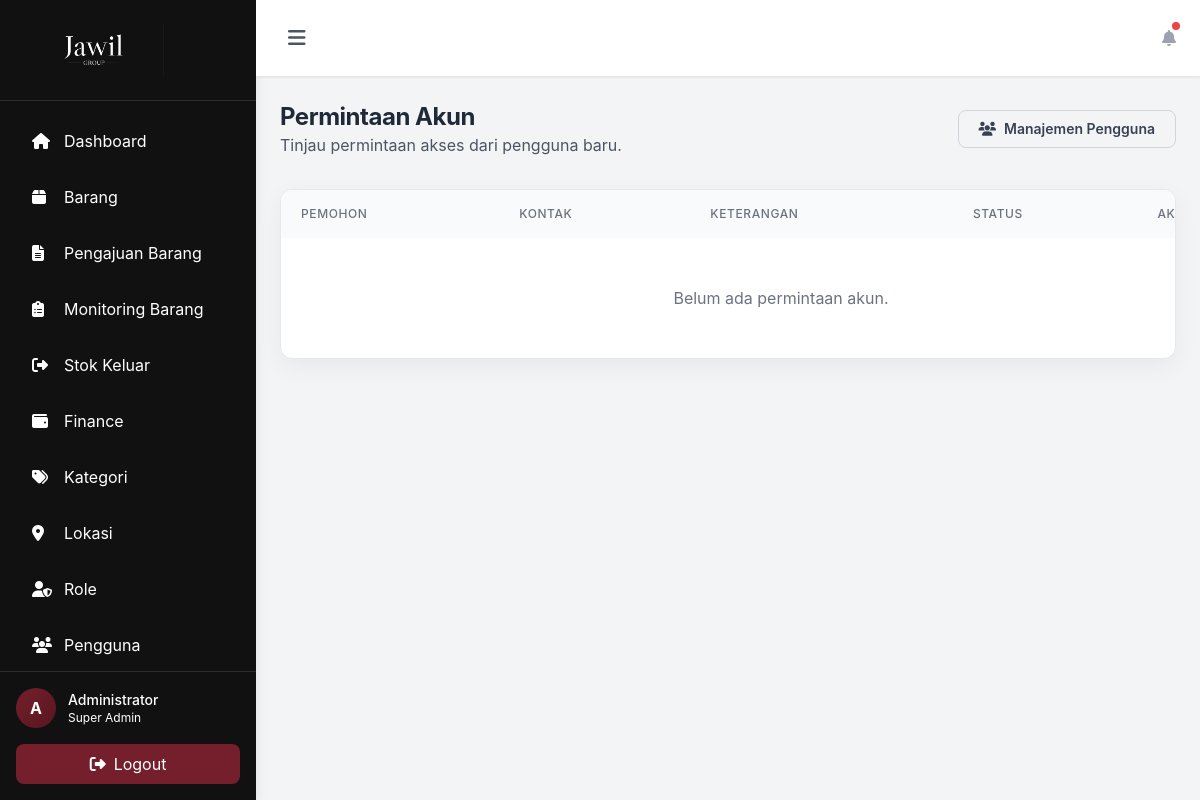
Page /account_requests.php (signed in) on the earlier database version.
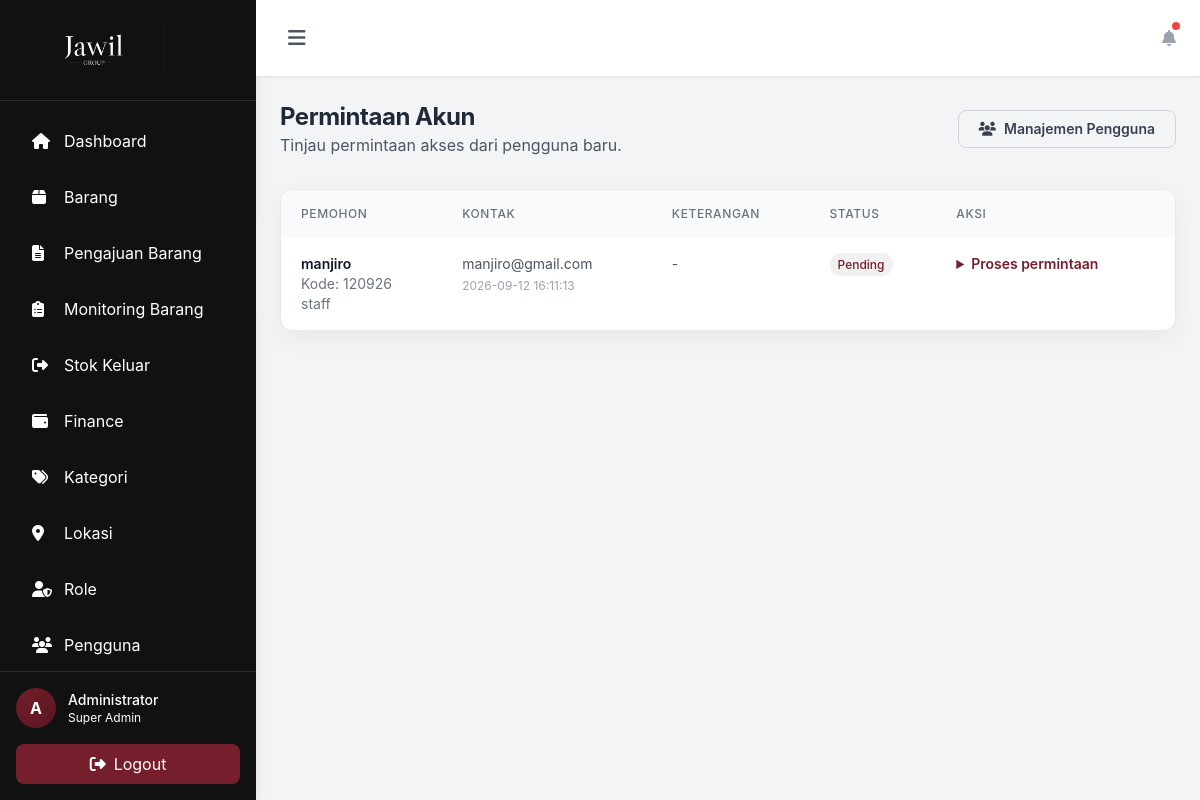
Same page on the later database version.
### tables this page shows
CREATE TABLE `menus` (
  `id` int(11) NOT NULL,
  `menu_name` varchar(50) NOT NULL,
  `menu_label` varchar(100) NOT NULL,
  `menu_icon` varchar(50) NOT NULL,
  `menu_url` varchar(100) NOT NULL,
  `menu_order` int(11) DEFAULT 0,
  `is_active` tinyint(1) DEFAULT 1,
  `created_at` timestamp NOT NULL DEFAULT current_timestamp()
);

CREATE TABLE `account_requests` (
  `id` int(11) NOT NULL,
  `employee_id` varchar(50) NOT NULL,
  `full_name` varchar(100) NOT NULL,
  `email` varchar(100) NOT NULL,
  `department` varchar(100) DEFAULT NULL,
  `reason` varchar(500) DEFAULT NULL,
  `status` enum('pending','approved','rejected') NOT NULL DEFAULT 'pending',
  `admin_note` varchar(500) DEFAULT NULL,
  `reviewed_by` int(11) DEFAULT NULL,
  `reviewed_at` datetime DEFAULT NULL,
  `created_at` timestamp NOT NULL DEFAULT current_timestamp()
);

### includes/db.php (called while the page is built, shortened)
<?php
class Database {
    private static $instance = null;
    private $connection;
    private function __construct() {
        try {
            $this->connection = new PDO(
                "mysql:host=" . DB_HOST . ";dbname=" . DB_NAME . ";charset=utf8mb4",
                DB_USER,
                DB_PASS,
                [
                    PDO::ATTR_ERRMODE => PDO::ERRMODE_EXCEPTION,
                    PDO::ATTR_DEFAULT_FETCH_MODE => PDO::FETCH_ASSOC,
                    PDO::ATTR_EMULATE_PREPARES => false
                ]
            );
        } catch (PDOException $e) {
            die("Database connection failed: " . $e->getMessage());
        }
    }
    public static function getInstance() {
        if (self::$instance === null) {
            self::$instance = new Database();
        }
        return self::$instance;
    }
    public function query($sql, $params = []) {
        try {
            $stmt = $this->connection->prepare($sql);
            $stmt->execute($params);
            return $stmt;
        } catch (PDOException $e) {
            throw new Exception("Query failed: " . $e->getMessage());
        }
    }
    public function fetchAll($sql, $params = []) {
        $stmt = $this->query($sql, $params);
        return $stmt->fetchAll();
    }
}
?>

### includes/auth.php (called while the page is built, shortened)
<?php
require_once __DIR__ . '/db.php';
class Auth {
    public function isLoggedIn() {
        return isset($_SESSION['user_id']) && isset($_SESSION['last_activity']);
    }
    public function hasPermission($permission) {
        $permissions = $_SESSION['permissions'] ?? [];
        return in_array($permission, $permissions) || in_array('*', $permissions);
    }
    public function getCurrentUser() {
        return [
            'id' => $_SESSION['user_id'],
            'employee_id' => $_SESSION['employee_id'] ?? null,
            'username' => $_SESSION['username'],
            'full_name' => $_SESSION['full_name'],
            'profile_photo' => $_SESSION['profile_photo'] ?? null,
            'email' => $_SESSION['email'],
            'role_id' => $_SESSION['role_id'],
            'role_name' => $_SESSION['role_name'],
            'permissions' => $_SESSION['permissions']
        ];
    }
    public function getAccessibleMenus() {
        $roleId = $_SESSION['role_id'];
        $db = Database::getInstance();
        try {
            $sql = "SELECT m.*
                    FROM menus m
                    JOIN role_menu_access rma ON m.id = rma.menu_id
                    WHERE rma.role_id = ? AND rma.can_view = 1 AND m.is_active = 1
                    ORDER BY m.menu_order";
            $menus = $db->fetchAll($sql, [$roleId]);
            return $menus;
        } catch (Exception $e) {
            if ($this->isSuperAdmin()) {
                try {
                    return $db->fetchAll("SELECT * FROM menus WHERE is_active = 1 ORDER BY menu_order");
                } catch (Exception $e2) {
                    return [
                        ['menu_name' => 'dashboard', 'menu_label' => 'Dashboard', 'menu_icon' => 'fa-home', 'menu_url' => 'dashboard.php'],
                        ['menu_name' => 'items', 'menu_label' => 'Barang', 'menu_icon' => 'fa-box', 'menu_url' => 'items.php'],
                        ['menu_name' => 'categories', 'menu_label' => 'Kategori', 'menu_icon' => 'fa-tags', 'menu_url' => 'categories.php'],
                        ['menu_name' => 'locations', 'menu_label' => 'Lokasi', 'menu_icon' => 'fa-map-marker-alt', 'menu_url' => 'locations.php'],
                        ['menu_name' => 'roles', 'menu_label' => 'Role', 'menu_icon' => 'fa-user-shield', 'menu_url' => 'roles.php'],
                        ['menu_name' => 'users', 'menu_label' => 'Pengguna', 'menu_icon' => 'fa-users', 'menu_url' => 'users.php'],
                        ['menu_name' => 'logs', 'menu_label' => 'Aktivitas', 'menu_icon' => 'fa-history', 'menu_url' => 'logs.php']
                    ];
                }
            }
            return [];
        }
    }
}
$auth = new Auth();
?>

### account_requests.php (the view, shortened to what this page needs)
<?php
require_once 'includes/db.php';
require_once 'includes/auth.php';
$auth->requirePermission('users.manage');
require_once 'includes/header.php';
$requests = $db->fetchAll("SELECT ar.*, reviewer.full_name AS reviewer_name
    FROM account_requests ar
    LEFT JOIN users reviewer ON reviewer.id = ar.reviewed_by
    ORDER BY ar.status = 'pending' DESC, ar.created_at DESC");
?>
<div class="mb-8 flex flex-col gap-2 md:flex-row md:items-center md:justify-between">
    <div>
        <h2 class="text-2xl font-bold text-gray-800">Permintaan Akun</h2>
        <p class="text-gray-600">Tinjau permintaan akses dari pengguna baru.</p>
    </div>
    <a href="users.php" class="rounded-lg border border-gray-300 px-5 py-2 text-sm font-semibold text-gray-700 hover:bg-gray-50"><i class="fas fa-users mr-2"></i>Manajemen Pengguna</a>
</div>
<div class="overflow-hidden rounded-xl bg-white shadow-sm">
    <div class="overflow-x-auto">
        <table class="w-full min-w-[1000px]">
            <thead class="bg-gray-50"><tr>
                <th class="px-5 py-4 text-left text-xs font-medium uppercase tracking-wider text-gray-500">Pemohon</th>
                <th class="px-5 py-4 text-left text-xs font-medium uppercase tracking-wider text-gray-500">Kontak</th>
                <th class="px-5 py-4 text-left text-xs font-medium uppercase tracking-wider text-gray-500">Keterangan</th>
                <th class="px-5 py-4 text-left text-xs font-medium uppercase tracking-wider text-gray-500">Status</th>
                <th class="px-5 py-4 text-left text-xs font-medium uppercase tracking-wider text-gray-500">Aksi</th>
            </tr></thead>
            <tbody class="divide-y divide-gray-200">
            <?php foreach ($requests as $request): ?>
                <tr class="align-top hover:bg-gray-50">
                    <td class="px-5 py-4 text-sm"><div class="font-semibold text-gray-900"><?php echo htmlspecialchars($request['full_name']); ?></div><div class="text-gray-500">Kode: <?php echo htmlspecialchars($request['employee_id']); ?></div><div class="text-gray-500"><?php echo htmlspecialchars($request['department'] ?: '-'); ?></div></td>
                    <td class="px-5 py-4 text-sm text-gray-600"><?php echo htmlspecialchars($request['email']); ?><div class="mt-1 text-xs text-gray-400"><?php echo htmlspecialchars($request['created_at']); ?></div></td>
                    <td class="max-w-xs px-5 py-4 text-sm text-gray-600"><?php echo nl2br(htmlspecialchars($request['reason'] ?: '-')); ?></td>
                    <td class="px-5 py-4 text-sm">
                        <?php $statusClass = $request['status'] === 'pending' ? 'bg-yellow-100 text-yellow-800' : ($request['status'] === 'approved' ? 'bg-green-100 text-green-800' : 'bg-red-100 text-red-800'); ?>
                        <span class="rounded-full px-2 py-1 text-xs font-medium <?php echo $statusClass; ?>"><?php echo htmlspecialchars(ucfirst($request['status'])); ?></span>
                    </td>
                    <td class="px-5 py-4 text-sm">
                    <?php if ($request['status'] === 'pending'): ?>
                        <details class="min-w-[240px]"><summary class="cursor-pointer font-semibold text-purple-700">Proses permintaan</summary>
                        </details>
                    <?php else: ?>
                        <span class="text-xs text-gray-500"><?php echo htmlspecialchars($request['reviewer_name'] ?: '-'); ?><br><?php echo htmlspecialchars($request['reviewed_at'] ?: ''); ?></span>
                    <?php endif; ?>
                    </td>
                </tr>
            <?php endforeach; ?>
            <?php if (!$requests): ?><tr><td colspan="5" class="px-5 py-12 text-center text-gray-500">Belum ada permintaan akun.</td></tr><?php endif; ?>
            </tbody>
        </table>
    </div>
</div>
<?php require_once 'includes/footer.php'; ?>

### includes/header.php (shortened to what this page needs)
<?php
require_once __DIR__ . '/auth.php';
$auth->requireLogin();
$user = $auth->getCurrentUser();
?>
<!DOCTYPE html>
<html lang="id">
<head>
    <script src="https://cdn.tailwindcss.com"></script>
    <link rel="stylesheet" href="https://cdnjs.cloudflare.com/ajax/libs/font-awesome/6.4.0/css/all.min.css">
</head>
<body class="bg-gray-100">
    <div class="flex h-screen overflow-hidden">
        <aside id="desktopSidebar" class="w-64 bg-white shadow-lg flex-shrink-0 hidden md:block">
            <div class="p-6 border-b">
                <div class="flex items-center space-x-3" title="Jawil Group">
                    <img src="includes/jawil-logo-transparent.png" alt="Jawil Group" class="sidebar-brand-logo">
                </div>
            </div>
            <nav class="p-4 space-y-2">
                <?php
                $accessibleMenus = $auth->getAccessibleMenus();
                foreach ($accessibleMenus as $menu):
                ?>
                <a href="<?php echo $menu['menu_url']; ?>" class="sidebar-link flex items-center space-x-3 px-4 py-3 rounded-lg text-gray-700 transition <?php echo basename($_SERVER['PHP_SELF']) == basename($menu['menu_url']) ? 'active' : ''; ?>">
                    <i class="fas <?php echo $menu['menu_icon']; ?> w-5"></i>
                    <span><?php echo $menu['menu_label']; ?></span>
                </a>
                <?php endforeach; ?>
                <?php if ($auth->hasPermission('settings.manage') || $auth->hasPermission('users.manage')): ?>
                <a href="login_background.php" class="sidebar-link flex items-center space-x-3 px-4 py-3 rounded-lg text-gray-700 transition <?php echo basename($_SERVER['PHP_SELF']) === 'login_background.php' ? 'active' : ''; ?>">
                    <span>Background Login</span>
                </a>
                <?php endif; ?>
            </nav>
            <div class="absolute bottom-0 w-64 p-4 border-t bg-white">
                <div class="sidebar-user flex items-center space-x-3 mb-4">
                    <?php if (!empty($user['profile_photo'])): ?>
                        <img src="uploads/<?php echo htmlspecialchars($user['profile_photo']); ?>" alt="Foto profil" class="w-10 h-10 rounded-full object-cover border-2 border-white">
                    <?php else: ?>
                        <div class="w-10 h-10 bg-gradient-to-r from-purple-600 to-indigo-600 rounded-full flex items-center justify-center text-white font-bold">
                            <?php echo strtoupper(substr($user['full_name'], 0, 1)); ?>
                        </div>
                    <?php endif; ?>
                    <div class="sidebar-user-info flex-1">
                        <p class="font-medium text-gray-800 text-sm"><?php echo htmlspecialchars($user['full_name']); ?></p>
                        <p class="text-xs text-gray-500"><?php echo htmlspecialchars($user['role_name']); ?></p>
                    </div>
                </div>
                <a href="logout.php" class="sidebar-logout flex items-center justify-center space-x-2 w-full px-4 py-2 bg-red-50 text-red-600 rounded-lg hover:bg-red-100 transition">
                    <i class="fas fa-sign-out-alt"></i>
                    <span>Logout</span>
                </a>
            </div>
        </aside>
        <div class="flex-1 flex flex-col overflow-hidden">
            <header class="bg-white shadow-sm px-6 py-4 flex items-center justify-between">
                <div class="flex items-center gap-2">
                    <button class="hidden md:inline-flex text-gray-600 hover:text-gray-800 p-2 rounded-lg hover:bg-gray-100" onclick="toggleDesktopSidebar()" title="Toggle sidebar" aria-label="Toggle sidebar">
                        <i class="fas fa-bars text-xl"></i>
                    </button>
                </div>
                <div class="flex items-center space-x-4">
                    <div class="relative">
                        <i class="fas fa-bell text-gray-400 hover:text-gray-600 cursor-pointer"></i>
                        <span class="absolute -top-1 -right-1 w-2 h-2 bg-red-500 rounded-full"></span>
                    </div>
                </div>
            </header>
            <main class="flex-1 overflow-y-auto p-6">

### includes/footer.php (shortened to what this page needs)
            </main>
        </div>
    </div>
</body>
</html>

### includes/header.php (style rules this page uses)
:root { --maroon: #741f2b; --maroon-dark: #591620; --ink: #111111; --paper: #ffffff; --muted-paper: #f5f5f5; }
body { background-color: var(--muted-paper); color: var(--ink); font-family: Inter, ui-sans-serif, system-ui, -apple-system, BlinkMacSystemFont, "Segoe UI", sans-serif; }
aside { background-color: var(--ink) !important; color: white; }
aside .border-b, aside .border-t { border-color: #2d2d2d !important; }
aside h1, aside p, aside .text-gray-500, aside .text-gray-700 { color: white !important; }
aside > div:last-child { background-color: var(--ink) !important; }
aside > div:last-child a { background-color: var(--maroon) !important; color: white !important; }
aside .bg-gradient-to-r, #mobileSidebar .bg-gradient-to-r { background-image: linear-gradient(135deg, var(--maroon), var(--maroon-dark)) !important; }
.sidebar-link { color: #d4d4d4 !important; }
header { background-color: var(--paper) !important; border-bottom: 1px solid #e5e5e5; }
main { color: var(--ink); }
main .bg-white { border: 1px solid #e8e8e8; box-shadow: 0 8px 24px rgba(17, 17, 17, 0.05) !important; }
main h1, main h2, main h3, main h4 { letter-spacing: -0.02em; }
main [class*="text-purple-"], main [class*="text-indigo-"], main [class*="text-blue-"], main [class*="text-green-"], main [class*="text-orange-"], main [class*="text-yellow-"], main [class*="text-red-"] { color: var(--maroon) !important; }
main [class*="bg-purple-100"], main [class*="bg-indigo-50"], main [class*="bg-indigo-100"], main [class*="bg-blue-50"], main [class*="bg-blue-100"], main [class*="bg-green-50"], main [class*="bg-green-100"], main [class*="bg-orange-100"], main [class*="bg-yellow-100"], main [class*="bg-red-50"], main [class*="bg-red-100"] { background-color: #f1f1f1 !important; }
button[class*="bg-indigo-600"], button[class*="bg-purple-600"], button[class*="bg-blue-600"], a[class*="bg-indigo-600"], a[class*="bg-purple-600"], a[class*="bg-blue-600"], [class*="from-purple-600"] { background-color: var(--maroon) !important; background-image: none !important; }
#desktopSidebar { width: 16rem; transition: width 0.25s ease; }
.sidebar-brand-logo { display: block; width: 140px; height: 52px; object-fit: cover; object-position: center; filter: invert(1); mix-blend-mode: screen; background: transparent; }

Differences in the rows shown:
added account_requests: full_name "manjiro", employee "120926", department "staff", email "manjiro@gmail.com", created_at "2026-09-12 16:11:13", reason "-", status "Pending"
Other differences:
text no longer shown: "Belum ada permintaan akun."
